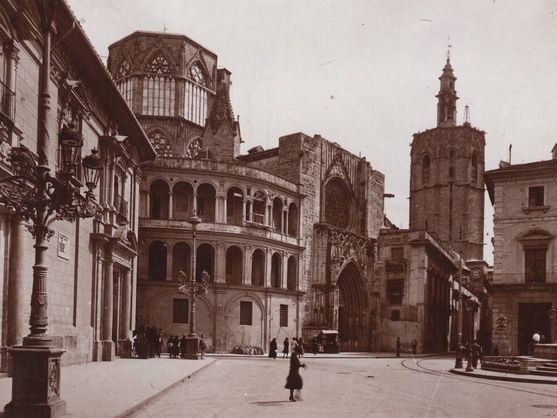
#> input picture data/valencia/scene/Img_Old.jpg, 557 x 418 px, found by its file name
$ python then_and_now.py
#> lines starting #> are read from the running program, lines starting #| are printed output that depends on the picture
"""The README's opening figure: the historical photograph beside a modern one."""

import cv2
import numpy as np

HEIGHT, GAP = 400, 8

old = cv2.imread("data/valencia/scene/Img_Old.jpg")
#> old is the input picture: shape (418, 557, 3); mean B, G, R 111.2, 116.5, 137
new = cv2.imread("data/valencia/scene/Img01.jpg")
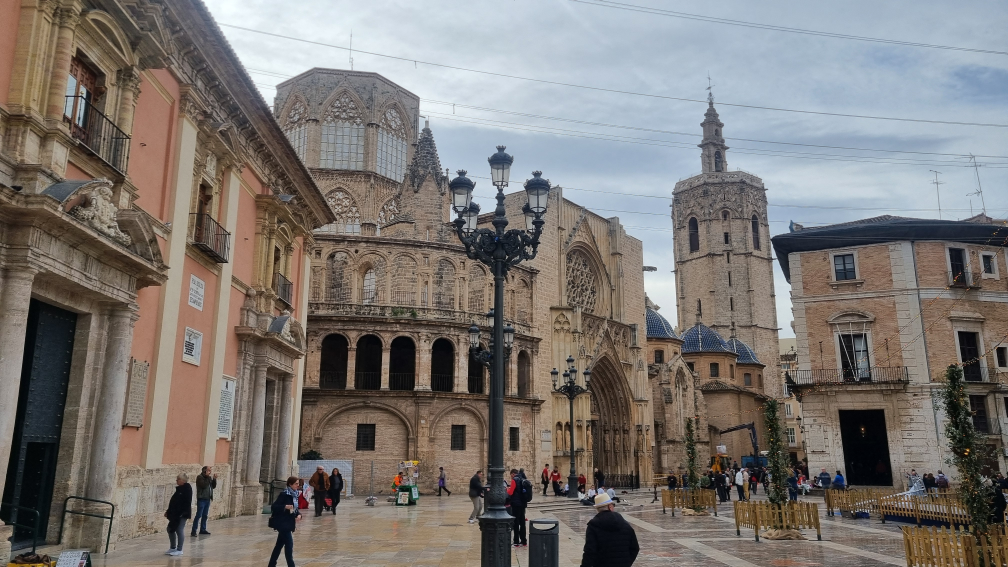
#> input picture data/valencia/scene/Img01.jpg, 4032 x 2268 px, found by its file name (shown at 1/4 size)
#> new is the input picture: shape (2268, 4032, 3); mean B, G, R 115.3, 118.9, 124.1
old, new = (cv2.resize(i, (round(i.shape[1] * HEIGHT / i.shape[0]), HEIGHT),
                       interpolation=cv2.INTER_AREA) for i in (old, new))
#> old: shape (400, 533, 3)
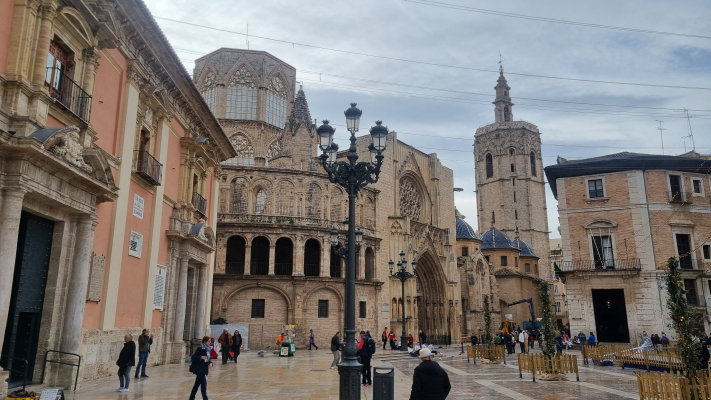
#> new: shape (400, 711, 3); mean B, G, R 115.3, 118.9, 124.1
gap = np.full((HEIGHT, GAP, 3), 255, np.uint8)
cv2.imwrite("docs/figures/then_and_now.jpg", np.hstack([old, gap, new]),
            [cv2.IMWRITE_JPEG_QUALITY, 88])
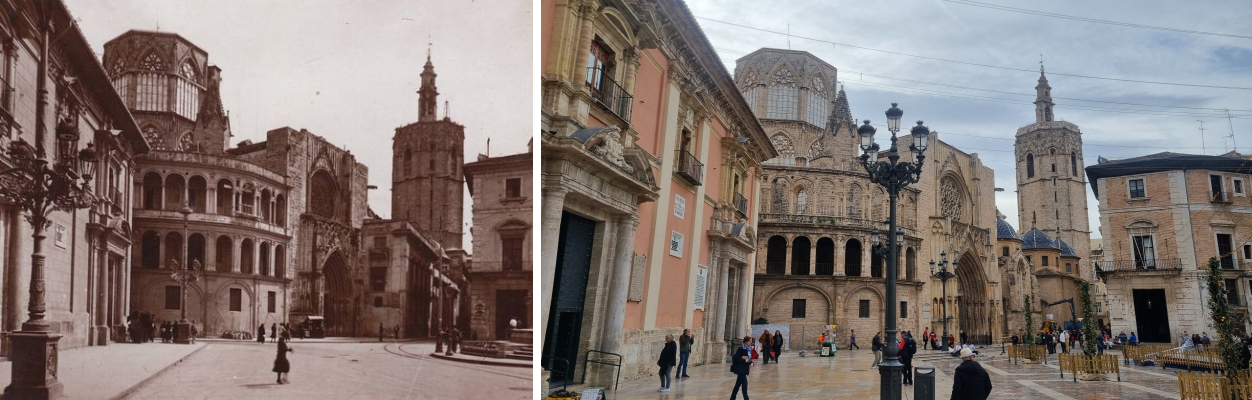
#> saved as then_and_now.jpg: shape (400, 1252, 3); mean B, G, R 114.4, 118.8, 130.4
